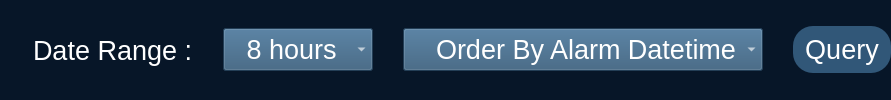
      <widget class="QWidget" name="widget" native="true">
       <property name="styleSheet">
        <string notr="true">background:rgb(7, 22, 40);
font-style:21px;
</string>
       </property>
       <layout class="QHBoxLayout" name="horizontalLayout">
        <property name="spacing">
         <number>30</number>
        </property>
        <property name="leftMargin">
         <number>0</number>
        </property>
        <property name="topMargin">
         <number>0</number>
        </property>
        <property name="rightMargin">
         <number>0</number>
        </property>
        <property name="bottomMargin">
         <number>0</number>
        </property>
        <item>
         <widget class="QLabel" name="line">
          <property name="minimumSize">
           <size>
            <width>3</width>
            <height>70</height>
           </size>
          </property>
          <property name="maximumSize">
           <size>
            <width>3</width>
            <height>770</height>
           </size>
          </property>
          <property name="text">
           <string>&lt;html&gt;&lt;head/&gt;&lt;body&gt;&lt;p&gt;&lt;img src=&quot;:/icons/blue.png&quot;/&gt;&lt;/p&gt;&lt;/body&gt;&lt;/html&gt;</string>
          </property>
         </widget>
        </item>
        <item>
         <widget class="QLabel" name="label">
          <property name="font">
           <font>
            <family>Arial</family>
            <pointsize>20</pointsize>
            <bold>false</bold>
           </font>
          </property>
          <property name="styleSheet">
           <string notr="true">color: rgb(255, 255, 255);</string>
          </property>
          <property name="text">
           <string>Date Range :</string>
          </property>
         </widget>
        </item>
        <item>
         <widget class="QComboBox" name="DatecomboBox">
          <property name="minimumSize">
           <size>
            <width>150</width>
            <height>0</height>
           </size>
          </property>
          <property name="palette">
           <palette>
            <active>
             <colorrole role="WindowText">
              <brush brushstyle="SolidPattern">
               <color alpha="255">
                <red>255</red>
                <green>255</green>
                <blue>255</blue>
               </color>
              </brush>
             </colorrole>
             <colorrole role="Button">
              <brush brushstyle="SolidPattern">
               <color alpha="255">
                <red>49</red>
                <green>87</green>
                <blue>120</blue>
               </color>
              </brush>
             </colorrole>
             <colorrole role="Text">
              <brush brushstyle="SolidPattern">
               <color alpha="255">
                <red>255</red>
                <green>255</green>
                <blue>255</blue>
               </color>
              </brush>
             </colorrole>
             <colorrole role="ButtonText">
              <brush brushstyle="SolidPattern">
               <color alpha="255">
                <red>255</red>
                <green>255</green>
                <blue>255</blue>
               </color>
              </brush>
             </colorrole>
             <colorrole role="Base">
              <brush brushstyle="SolidPattern">
               <color alpha="255">
                <red>49</red>
                <green>87</green>
                <blue>120</blue>
               </color>
              </brush>
             </colorrole>
             <colorrole role="Window">
              <brush brushstyle="SolidPattern">
               <color alpha="255">
                <red>49</red>
                <green>87</green>
                <blue>120</blue>
               </color>
              </brush>
             </colorrole>
             <colorrole role="Highlight">
              <brush brushstyle="SolidPattern">
               <color alpha="255">
                <red>27</red>
                <green>126</green>
                <blue>242</blue>
               </color>
              </brush>
             </colorrole>
             <colorrole role="ToolTipText">
              <brush brushstyle="SolidPattern">
               <color alpha="255">
                <red>255</red>
                <green>255</green>
                <blue>255</blue>
               </color>
              </brush>
             </colorrole>
             <colorrole role="PlaceholderText">
              <brush brushstyle="SolidPattern">
               <color alpha="255">
                <red>255</red>
                <green>255</green>
                <blue>255</blue>
               </color>
              </brush>
             </colorrole>
            </active>
            <inactive>
             <colorrole role="WindowText">
              <brush brushstyle="SolidPattern">
               <color alpha="255">
                <red>255</red>
                <green>255</green>
                <blue>255</blue>
               </color>
              </brush>
             </colorrole>
             <colorrole role="Button">
              <brush brushstyle="SolidPattern">
               <color alpha="255">
                <red>49</red>
                <green>87</green>
                <blue>120</blue>
               </color>
              </brush>
             </colorrole>
             <colorrole role="Text">
              <brush brushstyle="SolidPattern">
               <color alpha="255">
                <red>255</red>
                <green>255</green>
                <blue>255</blue>
               </color>
              </brush>
             </colorrole>
             <colorrole role="ButtonText">
              <brush brushstyle="SolidPattern">
               <color alpha="255">
                <red>255</red>
                <green>255</green>
                <blue>255</blue>
               </color>
              </brush>
             </colorrole>
             <colorrole role="Base">
              <brush brushstyle="SolidPattern">
               <color alpha="255">
                <red>49</red>
                <green>87</green>
                <blue>120</blue>
               </color>
              </brush>
             </colorrole>
             <colorrole role="Window">
              <brush brushstyle="SolidPattern">
               <color alpha="255">
                <red>49</red>
                <green>87</green>
                <blue>120</blue>
               </color>
              </brush>
             </colorrole>
             <colorrole role="Highlight">
              <brush brushstyle="SolidPattern">
               <color alpha="255">
                <red>48</red>
                <green>140</green>
                <blue>198</blue>
               </color>
              </brush>
             </colorrole>
             <colorrole role="ToolTipText">
              <brush brushstyle="SolidPattern">
               <color alpha="255">
                <red>0</red>
                <green>0</green>
                <blue>0</blue>
               </color>
              </brush>
             </colorrole>
             <colorrole role="PlaceholderText">
              <brush brushstyle="SolidPattern">
               <color alpha="255">
                <red>255</red>
                <green>255</green>
                <blue>255</blue>
               </color>
              </brush>
             </colorrole>
            </inactive>
            <disabled>
             <colorrole role="WindowText">
              <brush brushstyle="SolidPattern">
               <color alpha="255">
                <red>255</red>
                <green>255</green>
                <blue>255</blue>
               </color>
              </brush>
             </colorrole>
             <colorrole role="Button">
              <brush brushstyle="SolidPattern">
               <color alpha="255">
                <red>49</red>
                <green>87</green>
                <blue>120</blue>
               </color>
              </brush>
             </colorrole>
             <colorrole role="Text">
              <brush brushstyle="SolidPattern">
               <color alpha="255">
                <red>255</red>
                <green>255</green>
                <blue>255</blue>
               </color>
              </brush>
             </colorrole>
             <colorrole role="ButtonText">
              <brush brushstyle="SolidPattern">
               <color alpha="255">
                <red>255</red>
                <green>255</green>
                <blue>255</blue>
               </color>
              </brush>
             </colorrole>
             <colorrole role="Base">
              <brush brushstyle="SolidPattern">
               <color alpha="255">
                <red>49</red>
                <green>87</green>
                <blue>120</blue>
               </color>
              </brush>
             </colorrole>
             <colorrole role="Window">
              <brush brushstyle="SolidPattern">
               <color alpha="255">
                <red>49</red>
                <green>87</green>
                <blue>120</blue>
               </color>
              </brush>
             </colorrole>
             <colorrole role="Highlight">
              <brush brushstyle="SolidPattern">
               <color alpha="255">
                <red>145</red>
                <green>145</green>
                <blue>145</blue>
               </color>
              </brush>
             </colorrole>
             <colorrole role="ToolTipText">
              <brush brushstyle="SolidPattern">
               <color alpha="255">
                <red>0</red>
                <green>0</green>
                <blue>0</blue>
               </color>
              </brush>
             </colorrole>
             <colorrole role="PlaceholderText">
              <brush brushstyle="SolidPattern">
               <color alpha="255">
                <red>255</red>
                <green>255</green>
                <blue>255</blue>
               </color>
              </brush>
             </colorrole>
            </disabled>
           </palette>
          </property>
          <property name="font">
           <font>
            <family>Arial</family>
            <pointsize>20</pointsize>
            <bold>false</bold>
           </font>
          </property>
          <property name="styleSheet">
           <string notr="true">QComboBox{
color: rgb(255, 255, 255);
 background-color: rgb(49, 87, 120);
 border-color: rgb(49, 87, 120);
padding:4px 0px 4px 0px;
}
QComboBox QAbstractItemView {
padding:4px 0px 4px 0px;
color: rgb(255, 255, 255);
background-color: rgb(7, 22, 40);   /* 整個下拉窗體的背景色 */
selection-background-color: rgb(49, 87, 120);   /* 整個下拉窗體被選中項的背景色 */
}</string>
          </property>
          <item>
           <property name="text">
            <string>   8 hours</string>
           </property>
          </item>
          <item>
           <property name="text">
            <string> 16 hours</string>
           </property>
          </item>
          <item>
           <property name="text">
            <string> 24 hours</string>
           </property>
          </item>
          <item>
           <property name="text">
            <string> 48 hours</string>
           </property>
          </item>
         </widget>
        </item>
        <item>
         <widget class="QComboBox" name="orderType_comboBox">
          <property name="minimumSize">
           <size>
            <width>360</width>
            <height>0</height>
           </size>
          </property>
          <property name="palette">
           <palette>
            <active>
             <colorrole role="WindowText">
              <brush brushstyle="SolidPattern">
               <color alpha="255">
                <red>255</red>
                <green>255</green>
                <blue>255</blue>
               </color>
              </brush>
             </colorrole>
             <colorrole role="Button">
              <brush brushstyle="SolidPattern">
               <color alpha="255">
                <red>49</red>
                <green>87</green>
                <blue>120</blue>
               </color>
              </brush>
             </colorrole>
             <colorrole role="Text">
              <brush brushstyle="SolidPattern">
               <color alpha="255">
                <red>255</red>
                <green>255</green>
                <blue>255</blue>
               </color>
              </brush>
             </colorrole>
             <colorrole role="ButtonText">
              <brush brushstyle="SolidPattern">
               <color alpha="255">
                <red>255</red>
                <green>255</green>
                <blue>255</blue>
               </color>
              </brush>
             </colorrole>
             <colorrole role="Base">
              <brush brushstyle="SolidPattern">
               <color alpha="255">
                <red>49</red>
                <green>87</green>
                <blue>120</blue>
               </color>
              </brush>
             </colorrole>
             <colorrole role="Window">
              <brush brushstyle="SolidPattern">
               <color alpha="255">
                <red>49</red>
                <green>87</green>
                <blue>120</blue>
               </color>
              </brush>
             </colorrole>
             <colorrole role="Highlight">
              <brush brushstyle="SolidPattern">
               <color alpha="255">
                <red>27</red>
                <green>126</green>
                <blue>242</blue>
               </color>
              </brush>
             </colorrole>
             <colorrole role="ToolTipText">
              <brush brushstyle="SolidPattern">
               <color alpha="255">
                <red>255</red>
                <green>255</green>
                <blue>255</blue>
               </color>
              </brush>
             </colorrole>
             <colorrole role="PlaceholderText">
              <brush brushstyle="SolidPattern">
               <color alpha="255">
                <red>255</red>
                <green>255</green>
                <blue>255</blue>
               </color>
              </brush>
             </colorrole>
            </active>
            <inactive>
             <colorrole role="WindowText">
              <brush brushstyle="SolidPattern">
               <color alpha="255">
                <red>255</red>
                <green>255</green>
                <blue>255</blue>
               </color>
              </brush>
             </colorrole>
             <colorrole role="Button">
              <brush brushstyle="SolidPattern">
               <color alpha="255">
                <red>49</red>
                <green>87</green>
                <blue>120</blue>
               </color>
              </brush>
             </colorrole>
             <colorrole role="Text">
              <brush brushstyle="SolidPattern">
               <color alpha="255">
                <red>255</red>
                <green>255</green>
                <blue>255</blue>
               </color>
              </brush>
             </colorrole>
             <colorrole role="ButtonText">
              <brush brushstyle="SolidPattern">
               <color alpha="255">
                <red>255</red>
                <green>255</green>
                <blue>255</blue>
               </color>
              </brush>
             </colorrole>
             <colorrole role="Base">
              <brush brushstyle="SolidPattern">
               <color alpha="255">
                <red>49</red>
                <green>87</green>
                <blue>120</blue>
               </color>
              </brush>
             </colorrole>
             <colorrole role="Window">
              <brush brushstyle="SolidPattern">
               <color alpha="255">
                <red>49</red>
                <green>87</green>
                <blue>120</blue>
               </color>
              </brush>
             </colorrole>
             <colorrole role="Highlight">
              <brush brushstyle="SolidPattern">
               <color alpha="255">
                <red>48</red>
                <green>140</green>
                <blue>198</blue>
               </color>
              </brush>
             </colorrole>
             <colorrole role="ToolTipText">
              <brush brushstyle="SolidPattern">
               <color alpha="255">
                <red>0</red>
                <green>0</green>
                <blue>0</blue>
               </color>
              </brush>
             </colorrole>
             <colorrole role="PlaceholderText">
              <brush brushstyle="SolidPattern">
               <color alpha="255">
                <red>255</red>
                <green>255</green>
                <blue>255</blue>
               </color>
              </brush>
             </colorrole>
            </inactive>
            <disabled>
             <colorrole role="WindowText">
              <brush brushstyle="SolidPattern">
               <color alpha="255">
                <red>255</red>
                <green>255</green>
                <blue>255</blue>
               </color>
              </brush>
             </colorrole>
             <colorrole role="Button">
              <brush brushstyle="SolidPattern">
               <color alpha="255">
                <red>49</red>
                <green>87</green>
                <blue>120</blue>
               </color>
              </brush>
             </colorrole>
             <colorrole role="Text">
              <brush brushstyle="SolidPattern">
               <color alpha="255">
                <red>255</red>
                <green>255</green>
                <blue>255</blue>
               </color>
              </brush>
             </colorrole>
             <colorrole role="ButtonText">
              <brush brushstyle="SolidPattern">
               <color alpha="255">
                <red>255</red>
                <green>255</green>
                <blue>255</blue>
               </color>
              </brush>
             </colorrole>
             <colorrole role="Base">
              <brush brushstyle="SolidPattern">
               <color alpha="255">
                <red>49</red>
                <green>87</green>
                <blue>120</blue>
               </color>
              </brush>
             </colorrole>
             <colorrole role="Window">
              <brush brushstyle="SolidPattern">
               <color alpha="255">
                <red>49</red>
                <green>87</green>
                <blue>120</blue>
               </color>
              </brush>
             </colorrole>
             <colorrole role="Highlight">
              <brush brushstyle="SolidPattern">
               <color alpha="255">
                <red>145</red>
                <green>145</green>
                <blue>145</blue>
               </color>
              </brush>
             </colorrole>
             <colorrole role="ToolTipText">
              <brush brushstyle="SolidPattern">
               <color alpha="255">
                <red>0</red>
                <green>0</green>
                <blue>0</blue>
               </color>
              </brush>
             </colorrole>
             <colorrole role="PlaceholderText">
              <brush brushstyle="SolidPattern">
               <color alpha="255">
                <red>255</red>
                <green>255</green>
                <blue>255</blue>
               </color>
              </brush>
             </colorrole>
            </disabled>
           </palette>
          </property>
          <property name="font">
           <font>
            <family>Arial</family>
            <pointsize>20</pointsize>
            <bold>false</bold>
           </font>
          </property>
          <property name="styleSheet">
           <string notr="true">QComboBox{
 background-color: rgb(49, 87, 120);
 border-color: rgb(49, 87, 120);
padding:4px 2px;
}
QComboBox QAbstractItemView {
padding:4px 2px;
color: rgb(255, 255, 255);
background-color: rgb(7, 22, 40);   /* 整個下拉窗體的背景色 */
selection-background-color: rgb(49, 87, 120);   /* 整個下拉窗體被選中項的背景色 */
}</string>
          </property>
          <item>
           <property name="text">
            <string>    Order By Alarm Datetime</string>
           </property>
          </item>
          <item>
           <property name="text">
            <string>    Order By Alarm Message</string>
           </property>
          </item>
         </widget>
        </item>
        <item>
         <widget class="QPushButton" name="query_pushButton">
          <property name="sizePolicy">
           <sizepolicy hsizetype="Fixed" vsizetype="Fixed">
            <horstretch>0</horstretch>
            <verstretch>0</verstretch>
           </sizepolicy>
          </property>
          <property name="minimumSize">
           <size>
            <width>0</width>
            <height>0</height>
           </size>
          </property>
          <property name="palette">
           <palette>
            <active>
             <colorrole role="WindowText">
              <brush brushstyle="SolidPattern">
               <color alpha="255">
                <red>255</red>
                <green>255</green>
                <blue>255</blue>
               </color>
              </brush>
             </colorrole>
             <colorrole role="Button">
              <brush brushstyle="SolidPattern">
               <color alpha="255">
                <red>49</red>
                <green>87</green>
                <blue>120</blue>
               </color>
              </brush>
             </colorrole>
             <colorrole role="Text">
              <brush brushstyle="SolidPattern">
               <color alpha="255">
                <red>255</red>
                <green>255</green>
                <blue>255</blue>
               </color>
              </brush>
             </colorrole>
             <colorrole role="ButtonText">
              <brush brushstyle="SolidPattern">
               <color alpha="255">
                <red>255</red>
                <green>255</green>
                <blue>255</blue>
               </color>
              </brush>
             </colorrole>
             <colorrole role="Base">
              <brush brushstyle="SolidPattern">
               <color alpha="255">
                <red>49</red>
                <green>87</green>
                <blue>120</blue>
               </color>
              </brush>
             </colorrole>
             <colorrole role="Window">
              <brush brushstyle="SolidPattern">
               <color alpha="255">
                <red>49</red>
                <green>87</green>
                <blue>120</blue>
               </color>
              </brush>
             </colorrole>
             <colorrole role="Highlight">
              <brush brushstyle="SolidPattern">
               <color alpha="255">
                <red>27</red>
                <green>126</green>
                <blue>242</blue>
               </color>
              </brush>
             </colorrole>
             <colorrole role="ToolTipText">
              <brush brushstyle="SolidPattern">
               <color alpha="255">
                <red>255</red>
                <green>255</green>
                <blue>255</blue>
               </color>
              </brush>
             </colorrole>
             <colorrole role="PlaceholderText">
              <brush brushstyle="SolidPattern">
               <color alpha="255">
                <red>255</red>
                <green>255</green>
                <blue>255</blue>
               </color>
              </brush>
             </colorrole>
            </active>
            <inactive>
             <colorrole role="WindowText">
              <brush brushstyle="SolidPattern">
               <color alpha="255">
                <red>255</red>
                <green>255</green>
                <blue>255</blue>
               </color>
              </brush>
             </colorrole>
             <colorrole role="Button">
              <brush brushstyle="SolidPattern">
               <color alpha="255">
                <red>49</red>
                <green>87</green>
                <blue>120</blue>
               </color>
              </brush>
             </colorrole>
             <colorrole role="Text">
              <brush brushstyle="SolidPattern">
               <color alpha="255">
                <red>255</red>
                <green>255</green>
                <blue>255</blue>
               </color>
              </brush>
             </colorrole>
             <colorrole role="ButtonText">
              <brush brushstyle="SolidPattern">
               <color alpha="255">
                <red>255</red>
                <green>255</green>
                <blue>255</blue>
               </color>
              </brush>
             </colorrole>
             <colorrole role="Base">
              <brush brushstyle="SolidPattern">
               <color alpha="255">
                <red>49</red>
                <green>87</green>
                <blue>120</blue>
               </color>
              </brush>
             </colorrole>
             <colorrole role="Window">
              <brush brushstyle="SolidPattern">
               <color alpha="255">
                <red>49</red>
                <green>87</green>
                <blue>120</blue>
               </color>
              </brush>
             </colorrole>
             <colorrole role="Highlight">
              <brush brushstyle="SolidPattern">
               <color alpha="255">
                <red>48</red>
                <green>140</green>
                <blue>198</blue>
               </color>
              </brush>
             </colorrole>
             <colorrole role="ToolTipText">
              <brush brushstyle="SolidPattern">
               <color alpha="255">
                <red>0</red>
                <green>0</green>
                <blue>0</blue>
               </color>
              </brush>
             </colorrole>
             <colorrole role="PlaceholderText">
              <brush brushstyle="SolidPattern">
               <color alpha="255">
                <red>255</red>
                <green>255</green>
                <blue>255</blue>
               </color>
              </brush>
             </colorrole>
            </inactive>
            <disabled>
             <colorrole role="WindowText">
              <brush brushstyle="SolidPattern">
               <color alpha="255">
                <red>255</red>
                <green>255</green>
                <blue>255</blue>
               </color>
              </brush>
             </colorrole>
             <colorrole role="Button">
              <brush brushstyle="SolidPattern">
               <color alpha="255">
                <red>49</red>
                <green>87</green>
                <blue>120</blue>
               </color>
              </brush>
             </colorrole>
             <colorrole role="Text">
              <brush brushstyle="SolidPattern">
               <color alpha="255">
                <red>255</red>
                <green>255</green>
                <blue>255</blue>
               </color>
              </brush>
             </colorrole>
             <colorrole role="ButtonText">
              <brush brushstyle="SolidPattern">
               <color alpha="255">
                <red>255</red>
                <green>255</green>
                <blue>255</blue>
               </color>
              </brush>
             </colorrole>
             <colorrole role="Base">
              <brush brushstyle="SolidPattern">
               <color alpha="255">
                <red>49</red>
                <green>87</green>
                <blue>120</blue>
               </color>
              </brush>
             </colorrole>
             <colorrole role="Window">
              <brush brushstyle="SolidPattern">
               <color alpha="255">
                <red>49</red>
                <green>87</green>
                <blue>120</blue>
               </color>
              </brush>
             </colorrole>
             <colorrole role="Highlight">
              <brush brushstyle="SolidPattern">
               <color alpha="255">
                <red>145</red>
                <green>145</green>
                <blue>145</blue>
               </color>
              </brush>
             </colorrole>
             <colorrole role="ToolTipText">
              <brush brushstyle="SolidPattern">
               <color alpha="255">
                <red>0</red>
                <green>0</green>
                <blue>0</blue>
               </color>
              </brush>
             </colorrole>
             <colorrole role="PlaceholderText">
              <brush brushstyle="SolidPattern">
               <color alpha="255">
                <red>255</red>
                <green>255</green>
                <blue>255</blue>
               </color>
              </brush>
             </colorrole>
            </disabled>
           </palette>
          </property>
          <property name="font">
           <font>
            <family>Arial</family>
            <pointsize>20</pointsize>
            <bold>false</bold>
           </font>
          </property>
          <property name="styleSheet">
           <string notr="true">QPushButton{
 background-color: rgb(49, 87, 120);
 border-style: none;
 border-width:1px;
 border-radius:20px;
 border-color: rgb(49, 87, 120);
padding:8px 12px;
  border: none ;
}
QPushButton:pressed{
 background-color: rgb(9, 47, 80);
}</string>
          </property>
          <property name="text">
           <string>Query</string>
          </property>
         </widget>
        </item>
       </layout>
      </widget>
